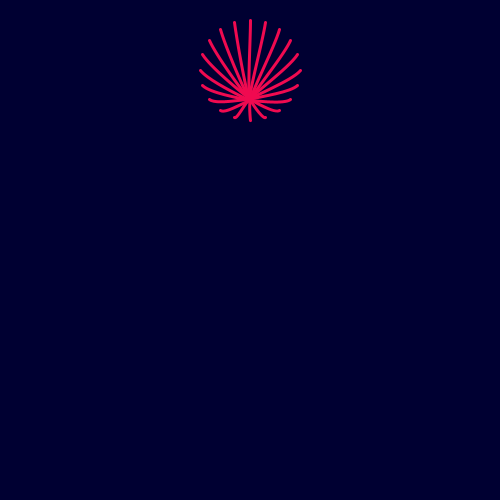
Frame 1 (no input)
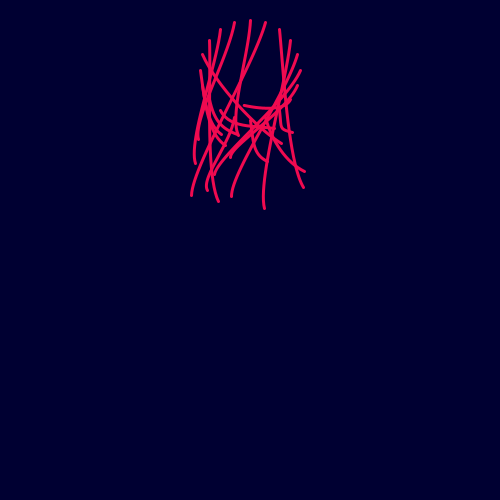
Frame 60 (the mouse pressed at the canvas centre just before this capture)
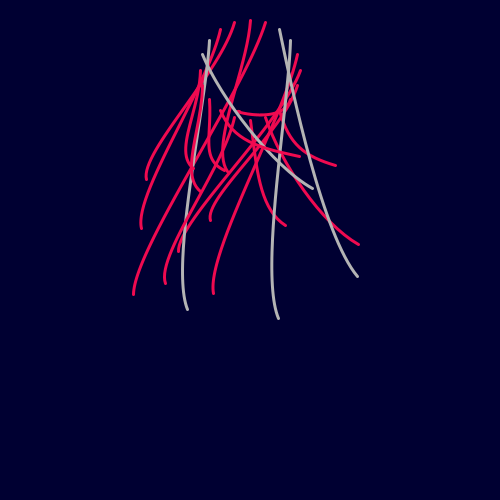
Frame 120 (the mouse held since frame 60 and released just before this capture)

The Processing sketch that drew these frames (run headless with seeded random() and noise(); from frame 60 on, the mouse is pressed at the canvas centre):

// Processing sketch: processing_154885
// ── processing_154885.pde

//Day 9: making a monster of distances from day 8's sketch with an additional point location in a circle

int num = 20;
float x;
float y;
float[] x1 = new float[num];
float[] y1 = new float[num];  
float[] dx = new float[num];
float[] dy = new float[num];  
float pulse = 10;
float growthSpeed = 1.0;
float growthDirection = 1;
int currentFrame = 0;
float distance = 400;
float howFar = 0;

void setup() {
  size(500, 500);
  noFill();
  strokeWeight(3);
  // initial position in the centre of the screen
  for(int i = 0; i< num; i++){
  x1[i] = width/2;
  y1[i] = 100;
  // dx and dy are the small change in position each frame
  dx[i] = random(-1, 1);
  dy[i] = random(-1, 1);
  }
}

void draw() {
  
  background(0,0,50);
  
  // pulsing to creative movement for the x of the curve
  pulse = pulse + (growthSpeed * growthDirection);
  //stroke pulse
  if(pulse > width || pulse < 1){
    growthDirection *= -1;
  } 
 
  float max = 2;
  float min = 0.5;
 //look through line points
  for(int i = 0; i< num; i++){
 // calculate new position
  x1[i] += dx[i];
  y1[i] += dy[i];
 //When the point hits the edge of the window, it reverses its direction and changes velocity
  if ( x1[i] > width-100 || x1[i] < 100) {
    dx[i] = dx[i] > 0 ? -random(min, max) : random(min, max);
  }
  if (y1[i] > height-100 || y1[i] < 100) {
    dy[i] = dy[i] > 0 ? -random(min, max) : random(min, max);
  }

  // generate 2nd point in a circle, distributed by num of points
  float angle=TWO_PI/(float)num;
  float baseRadius= 50;
  x = baseRadius*sin(angle*i);
  y = baseRadius*cos(angle*i);
  
  // shift curve on the y and stroke color based on distance
  float curves = 0;
  howFar = dist(x1[i], y1[i], x, y);
      if (howFar < distance) {
       stroke(240,10,80);
       curves = 20;
      } 
      if (howFar > distance)  {
        stroke(180);
        
      } 
  // draw curvy lines
  curve(x1[i]+pulse, y1[i], x1[i],y1[i], x+width/2, y+baseRadius+20, x+width/2, y+baseRadius+20-(pulse+curves));
  }
 
}
